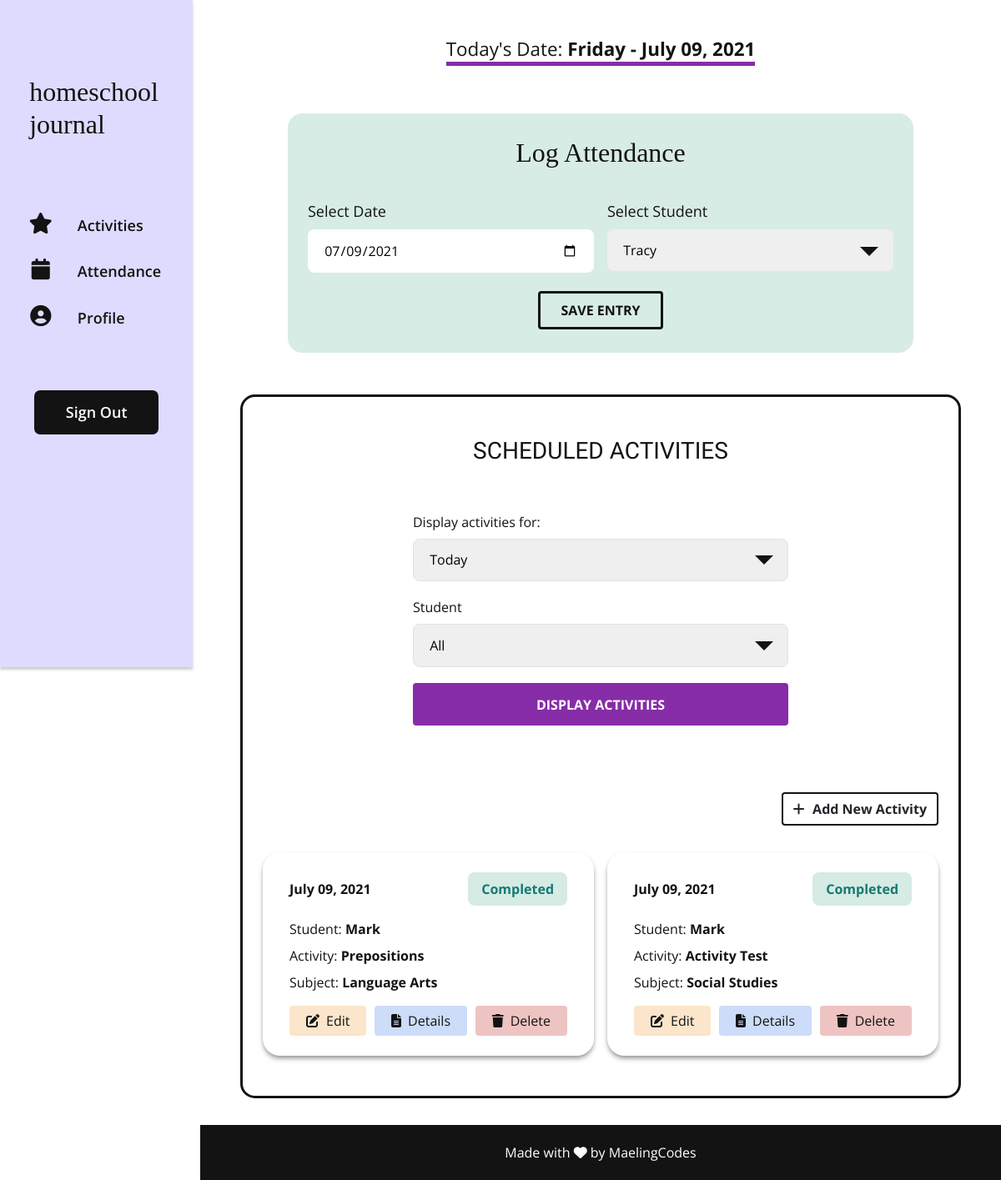
Page /index (signed in) on the earlier database version.
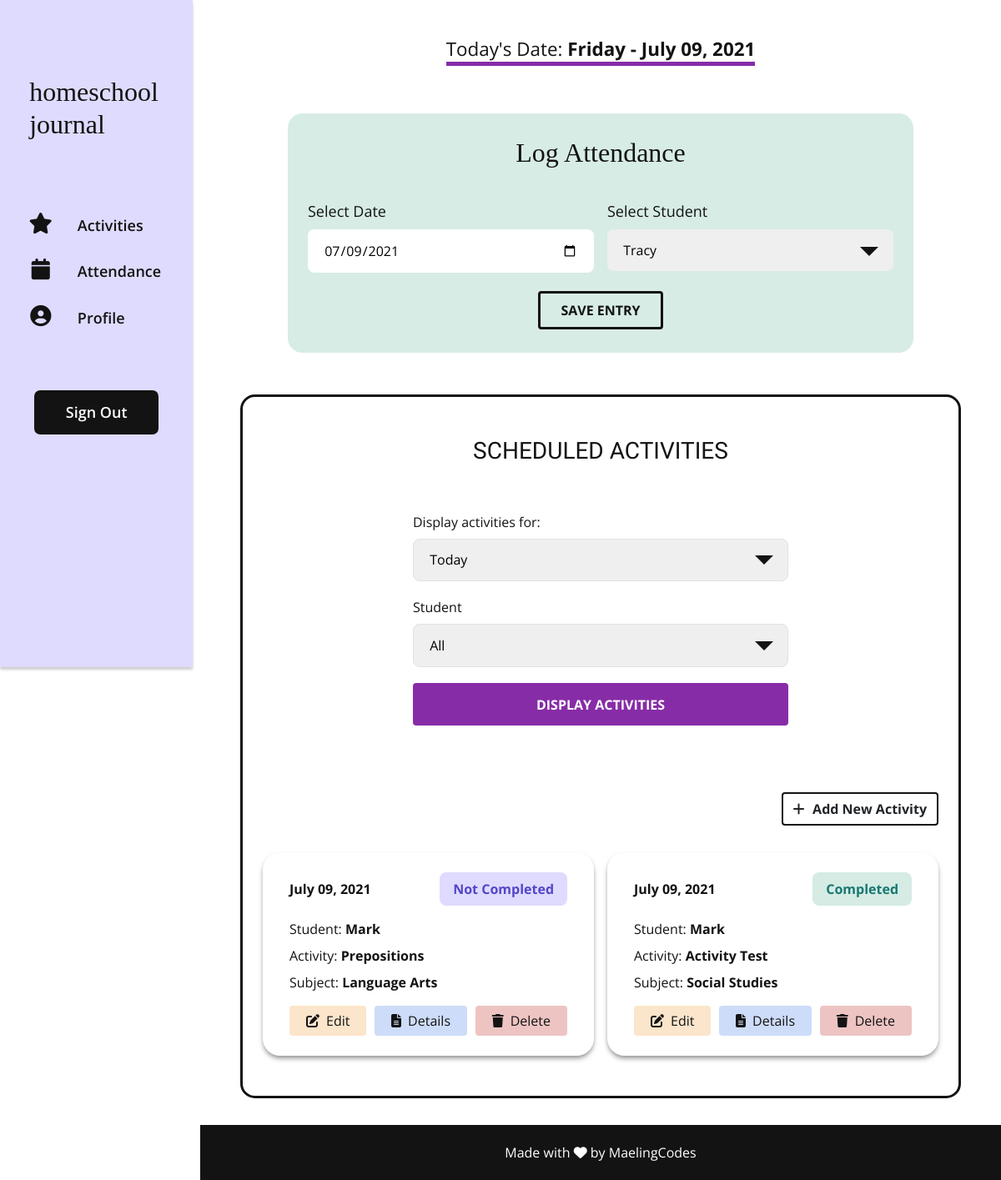
Same page on the later database version.
### app/models.py (models this page shows, shortened)
class Activity(db.Model):
    id = db.Column(db.Integer, primary_key=True)
    title = db.Column(db.String(150), index=True, nullable=False)
    user_id = db.Column(db.Integer, db.ForeignKey('user.id'), index=True)
    subject_id = db.Column(db.Integer, db.ForeignKey('subject.id'), index=True, nullable=False)
    student_id = db.Column(db.Integer, db.ForeignKey('student.id'), index=True, nullable=False)
    description = db.Column(db.Text, index=True)
    resources = db.Column(db.Text, index=True)
    activity_date = db.Column(db.DateTime, index=True, nullable=False)
    notes = db.Column(db.Text, index=True)
    status = db.Column(db.String(64), index=True, nullable=False)

class Student(db.Model):
    id = db.Column(db.Integer, primary_key=True)
    student_name = db.Column(db.String(64), index=True)
    user_id = db.Column(db.Integer, db.ForeignKey('user.id'))
    attendance = db.relationship('Attendance', backref='student', lazy='dynamic')
    activities = db.relationship('Activity', backref='student', lazy='dynamic')
    def __str__(self):
        return self.student_name

class Subject(db.Model):
    id = db.Column(db.Integer, primary_key=True)
    user_id = db.Column(db.Integer, db.ForeignKey('user.id'), index=True)
    subject_name = db.Column(db.String(64), index=True)
    activities = db.relationship('Activity', backref='subject', lazy='dynamic')
    def __str__(self):
        return self.subject_name

### app/routes.py (the view, shortened to what this page needs)
@app.route('/',  methods=['GET', 'POST'])
@app.route('/index', methods=['GET', 'POST'])
@login_required
def index():
    form = AddStudentSubjectForm()
    students = current_user.students
    form2 = AddAttendanceForm()
    form2.student.choices = students
    todays_datetime = datetime(datetime.today().year, datetime.today().month, datetime.today().day)
    current_weekday = todays_datetime.isoweekday()
    form3 = DisplayActivitiesForm()
    student_list = ["All"]
    for student in students:
        student_list.append(student)
    form3.student.choices = student_list
    activities = current_user.activities.filter_by(activity_date=todays_datetime).order_by(Activity.activity_date).all()
    return render_template('index.html', form=form, form2=form2, todays_datetime=todays_datetime, form3=form3, activities=activities)

### app/forms.py
class AddStudentSubjectForm(FlaskForm):
    user_student = SelectField('How many students do you have?', choices=[ 1, 2, 3, 4, 5, 6, 7, 8], validators=[DataRequired()])
    student_name1 = StringField('Student Name(s)', validators=[DataRequired("Please enter student's name")])
    user_subject = SelectField('How many subjects do you teach?', choices=[ 1, 2, 3, 4, 5, 6, 7, 8, 9, 10], validators=[DataRequired()] )
    subject_name1 = StringField('Subject', validators=[DataRequired("Please enter subject name")])
    submit = SubmitField('Update')

class AddAttendanceForm(FlaskForm):
    attendance_date = DateField('Select Date', format='%Y-%m-%d')
    student = SelectField(u'Select Student', choices=[])
    submit = SubmitField('Save Entry')

### app/__init__.py (called while the page is built)
@app.template_filter()
def datetime_format_filter(value, format='%B %d, %Y'):
    return value.strftime(format)

@app.template_filter()
def datetime_day_format_filter(value, format='%A - %B %d, %Y'):
    return value.strftime(format)

@app.template_filter()
def datepicker_format_filter(value, format='%Y-%m-%d'):
    return value.strftime(format)

### app/models.py (called while the page is built)
@login.user_loader
def load_user(id):
    return User.query.get(int(id))

### app/templates/index.html (shortened to what this page needs)
{% extends "base.html" %}
{% block content %}
    {% if current_user.student_number %}
    <div class="date-wrapper">
        <span class="date-info">Today's Date: <span class="date-info-data">{{ todays_datetime | datetime_day_format_filter }}</span></span>
    </div>
    <div class="attendance">
        <h2 class="attendance__title">Log Attendance</h2>
        <form class="attendance__form" method="POST" action="/index" role="form" novalidate>
            <div class="attendance__fields">
                <div class="attendance__field attendance__field--date">
                    {{ form2.attendance_date.label(class_='attendance__field-label') }}
                    {{ form2.attendance_date(class_='datepicker attendance__field-input', value=todays_datetime | datepicker_format_filter) }}
                </div>
                <div class="attendance__field attendance__field--student">
                    {{ form2.student.label(class_='attendance__field-label') }}
                    <div class="attendance__student-input">
                        {{ form2.student(class_='attendance__field-input attendance__field-input--student') }}
                    </div>
                </div>
            </div>
            {{ form2.submit(class_='btn attendance__btn') }}
        </form>
    </div>
    <div class="activities">
        <h3 class="activities__title">Scheduled Activities</h3>
        <div class="activities__wrapper">
            <form method="POST" action="/index" class="activities__form" novalidate>
                <div class="activities__field-wrapper">
                    <div class="activities__field activities__field-display">
                        {{ form3.display.label }}
                        <div class="activities__input">
                            {{ form3.display(class_='form-select--light activities__field-input activities__display-input') }}
                        </div>
                    </div>
                    <div class="activities__field activities__field-student">
                        {{ form3.student.label }}
                        <div class="activities__input">
                            {{ form3.student(class_='form-select--light activities__field-input activities__student-input') }}
                        </div>
                    </div>
                </div>
                {{ form3.display_submit(class_='btn activities__btn') }}
            </form>
        </div>
        <section class="activity-display">
            <div class="activity-display__add">
                <a href="{{ url_for('add') }}" id="add-btn" class="btn activity__add-btn"><i class="fas fa-plus activity__add-btn-icon"></i>Add New Activity</a>
            </div>
            <div class="activity-display__cards">
                {% for activity in activities %}
                <div class="activity__card">
                    <div class="activity__card-header">
                        <p class="activity__card-date">{{ activity.activity_date | datetime_format_filter }}</p>
                        <p class="activity__card-status activity__card-status-{{ activity.status | lower | replace(" ", "") }}">{{ activity.status }}</p>
                    </div>
                    <div class=activity__card-content>
                        <p class="activity__card-data activity__card-student">Student: <span class="activity__card-student-data">{{ activity.student }}</span></p>
                        <p class="activity__card-data activity__card-activity">Activity: <span class="activity__card-activity-data">{{ activity.title }}</span></p>
                        <p class="activity__card-data activity__card-subject">Subject: <span class="activity__card-subject-data">{{ activity.subject }}</span></p>
                    </div>
                    <div class="activity__card-controls">
                        <a href="{{ url_for('update', id=activity.id) }}" class="btn btn-edit activity__card-controls-btn"><i class="fas fa-edit activity__card-controls-icon"></i>Edit</a>
                        <a href="{{ url_for('details', id=activity.id) }}" class="btn btn-details activity__card-controls-btn"><i class="fas fa-file-alt activity__card-controls-icon"></i></i>Details</a>
                        <a href="{{ url_for('delete', id=activity.id) }}" class="btn btn-delete activity__card-controls-btn" onclick="return confirm('Are you sure you want to delete?')"><i class="fas fa-trash activity__card-controls-icon"></i>Delete</a>
                    </div>
                </div>
                {% endfor %}
            </div>
        </section>
    </div>
    {% endif %}
{% endblock %}

### app/templates/base.html (shortened to what this page needs)
<!DOCTYPE html>
<html lang="en">
    <head>
        <link rel="stylesheet" href="https://stackpath.bootstrapcdn.com/bootstrap/4.3.1/css/bootstrap.min.css">
        <link rel="stylesheet" href="{{ url_for('static', filename='style.css') }}">
        <link rel="stylesheet" href="https://unpkg.com/bootstrap-table@1.18.2/dist/bootstrap-table.min.css">
    </head>
    <body>
      <div class="container-main">
        <header class="header-main">
          <nav class="navbar-custom">
            <div class="navbar-panel" id="navbarPanel">
              <h1 class="navbar-panel-logo"><a class="navbar-panel-logo__text" href="{{ url_for('index') }}">homeschool<br>journal</a></h1>
              <ul class="navbar-list">
                <li class="nav-item">
                  <a class="nav-item--link" href="{{ url_for('log') }}"><i class="fas fa-fw fa-star menu-icon"></i>Activities</a>
                </li>
                <li class="nav-item">
                  <a class="nav-item--link" href="{{ url_for ('attend') }}"><i class="fas fa-fw fa-calendar menu-icon"></i>Attendance</a>
                </li>
                <li class="nav-item">
                  <a class="nav-item--link" href="{{ url_for ('profile') }}"><i class="fas fa-fw fa-user-circle menu-icon"></i>Profile</a>
                </li>
                <li class="nav-item">
                  {% if current_user.is_anonymous %}
                  <a class="nav-item--link nav-link--sign" href="{{ url_for ('login') }}">Sign In</a>
                  {% else %}
                  <a class="nav-item--link nav-link--sign" href="{{ url_for ('logout') }}">Sign Out</a>
                  {% endif %}
                </li>
              </ul>
            </div>
          </nav>
        </header>
        <div class ="container">
          {% block content %} {% endblock %}
        </div>
        <footer>Made with <i class="fas fa-heart footer__icon"></i> by <a href="https://github.com/maelingmurphy" class="footer__link">MaelingCodes</a></footer>
      </div>
    </body>
</html>

Differences in the rows shown:
changed Activity "Prepositions": status "Completed" → "Not Completed"
